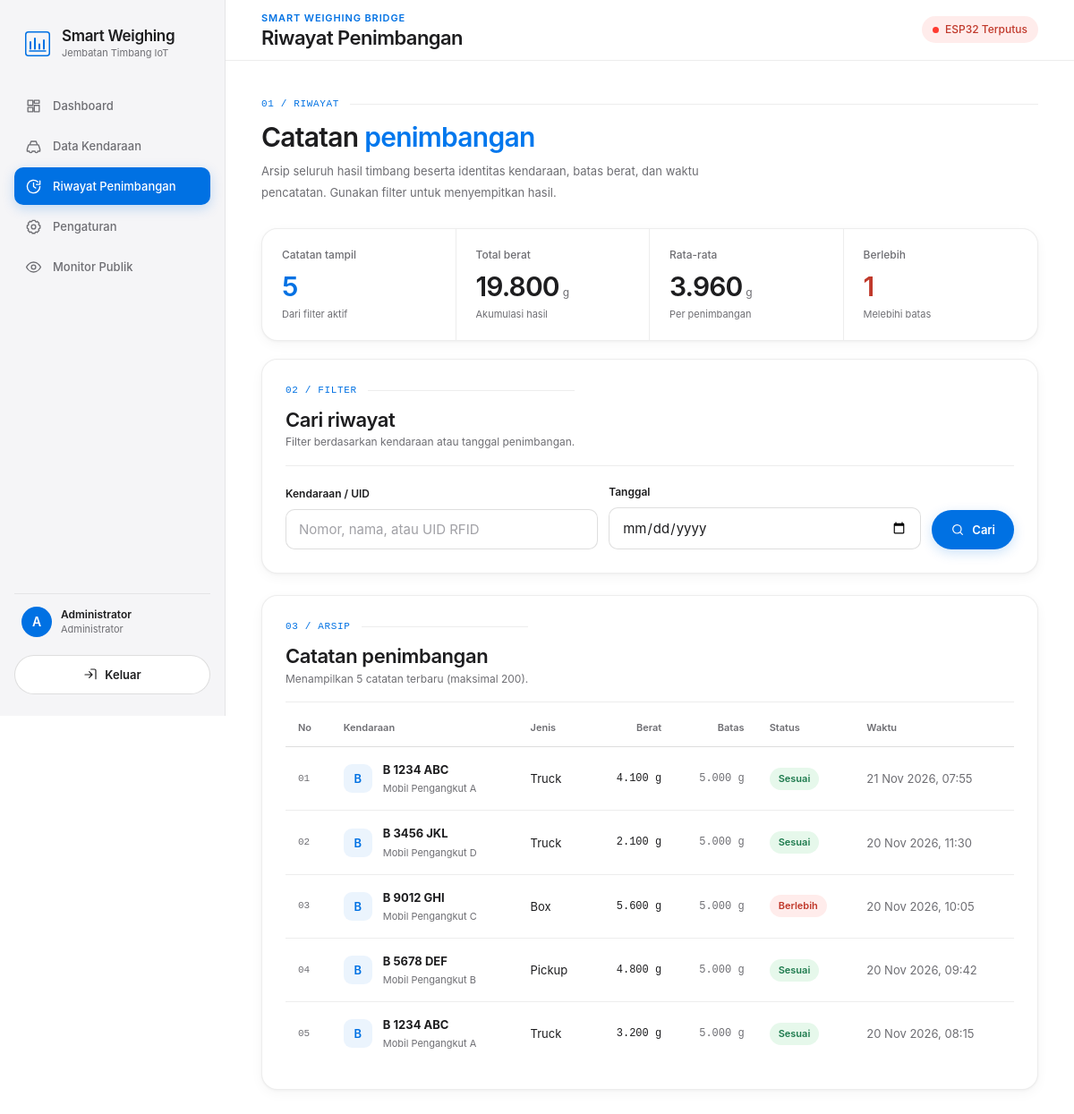
Page /riwayat.php (signed in) on the committed database.
### tables this page shows
CREATE TABLE IF NOT EXISTS pengaturan (
  id_pengaturan     INT AUTO_INCREMENT PRIMARY KEY,
  nama_pengaturan   VARCHAR(100) NOT NULL UNIQUE,
  nilai_pengaturan  VARCHAR(100) NOT NULL
);

CREATE TABLE IF NOT EXISTS penimbangan (
  id_penimbangan     INT AUTO_INCREMENT PRIMARY KEY,
  id_kendaraan       INT NOT NULL,
  berat              DECIMAL(10,2) NOT NULL COMMENT 'gram',
  batas_berat        DECIMAL(10,2) NOT NULL COMMENT 'gram',
  status_berat       ENUM('Sesuai','Berlebih') NOT NULL,
  waktu_penimbangan  DATETIME NOT NULL DEFAULT CURRENT_TIMESTAMP,
  CONSTRAINT fk_penimbangan_kendaraan FOREIGN KEY (id_kendaraan)
    REFERENCES kendaraan(id_kendaraan) ON DELETE RESTRICT ON UPDATE CASCADE,
  INDEX idx_waktu (waktu_penimbangan),
  INDEX idx_kendaraan (id_kendaraan)
);

CREATE TABLE IF NOT EXISTS kendaraan (
  id_kendaraan     INT AUTO_INCREMENT PRIMARY KEY,
  nomor_kendaraan  VARCHAR(20)  NOT NULL UNIQUE,
  nama_kendaraan   VARCHAR(100) NOT NULL,
  jenis_kendaraan  VARCHAR(50)  NOT NULL,
  uid_rfid         VARCHAR(50)  NOT NULL UNIQUE,
  status           ENUM('Aktif','Tidak Aktif') NOT NULL DEFAULT 'Aktif',
  dibuat_pada      DATETIME NOT NULL DEFAULT CURRENT_TIMESTAMP
);

### includes/auth.php (called while the page is built, shortened)
<?php
function h(?string $value): string
{
    return htmlspecialchars($value ?? '', ENT_QUOTES | ENT_SUBSTITUTE, 'UTF-8');
}
function current_user(): ?array
{
    return isset($_SESSION['user']) && is_array($_SESSION['user']) ? $_SESSION['user'] : null;
}
function user_role(): ?string
{
    $u = current_user();
    return $u['role'] ?? null;
}
function is_admin(): bool
{
    return user_role() === 'admin';
}

### config/database.php (called while the page is built, shortened)
<?php
try {
    $dsn = 'mysql:host=' . DB_HOST . ';dbname=' . DB_NAME . ';charset=' . DB_CHARSET;
    $pdo = new PDO($dsn, DB_USER, DB_PASS, [
        PDO::ATTR_ERRMODE            => PDO::ERRMODE_EXCEPTION,
        PDO::ATTR_DEFAULT_FETCH_MODE => PDO::FETCH_ASSOC,
        PDO::ATTR_EMULATE_PREPARES   => false,
    ]);
} catch (PDOException $e) {
    error_log('DB connection failed: ' . $e->getMessage());
    http_response_code(500);
    echo '<!doctype html><meta charset="utf-8"><title>Kesalahan Server</title>';
    echo '<h1>Kesalahan server</h1><p>Silakan coba beberapa saat lagi atau hubungi administrator.</p>';
    exit;
}
function pengaturan(string $nama, string $default = ''): string
{
    global $pdo;
    $stmt = $pdo->prepare('SELECT nilai_pengaturan FROM pengaturan WHERE nama_pengaturan = ? LIMIT 1');
    $stmt->execute([$nama]);
    $value = $stmt->fetchColumn();
    return $value === false ? $default : (string) $value;
}

### riwayat.php (the view, shortened to what this page needs)
<?php
require __DIR__ . '/config/database.php';
require __DIR__ . '/includes/auth.php';
$q = trim($_GET['q'] ?? '');
$tanggal = trim($_GET['tanggal'] ?? '');
$params = [];
$sql = 'SELECT p.*, k.nomor_kendaraan, k.nama_kendaraan, k.jenis_kendaraan
        FROM penimbangan p JOIN kendaraan k ON k.id_kendaraan = p.id_kendaraan';
$sql .= ' ORDER BY p.waktu_penimbangan DESC LIMIT 200';
$stmt = $pdo->prepare($sql);
$stmt->execute($params);
$rows = $stmt->fetchAll();
$totalBerat = 0.0;
$jmlBerlebih = 0;
foreach ($rows as $r) {
    $totalBerat += (float) $r['berat'];
    if ($r['status_berat'] === 'Berlebih') $jmlBerlebih++;
}
$rata = count($rows) > 0 ? $totalBerat / count($rows) : 0;
require __DIR__ . '/includes/header.php';
?>
<p class="section-index">01 / RIWAYAT</p>
<h2 style="font-size:30px;margin-bottom:10px">Catatan <em style="color:var(--p-accent-hi);font-style:normal">penimbangan</em></h2>
<p class="muted" style="font-size:13px;max-width:60ch;line-height:1.8;margin-bottom:28px">Arsip seluruh hasil timbang beserta identitas kendaraan, batas berat, dan waktu pencatatan. Gunakan filter untuk menyempitkan hasil.</p>
<section class="kpi-strip" aria-label="Ringkasan hasil filter">
  <div class="kpi kpi-accent"><p class="kpi-label">Catatan tampil</p><p class="kpi-value"><?= count($rows) ?></p><p class="kpi-note">Dari filter aktif</p></div>
  <div class="kpi"><p class="kpi-label">Total berat</p><p class="kpi-value"><?= number_format($totalBerat, 0, ',', '.') ?><span class="stat-unit">g</span></p><p class="kpi-note">Akumulasi hasil</p></div>
  <div class="kpi"><p class="kpi-label">Rata-rata</p><p class="kpi-value"><?= number_format($rata, 0, ',', '.') ?><span class="stat-unit">g</span></p><p class="kpi-note">Per penimbangan</p></div>
  <div class="kpi"><p class="kpi-label">Berlebih</p><p class="kpi-value" style="color:var(--bad)"><?= $jmlBerlebih ?></p><p class="kpi-note">Melebihi batas</p></div>
</section>
<section class="card" style="margin-bottom:24px">
  <div class="card-head">
    <div><p class="section-index">02 / FILTER</p><h2 class="card-title">Cari riwayat</h2><p class="card-sub">Filter berdasarkan kendaraan atau tanggal penimbangan.</p></div>
  </div>
  <form class="search-bar" method="get">
    <div class="field"><label for="q">Kendaraan / UID</label>
      <input id="q" name="q" value="<?= h($q) ?>" placeholder="Nomor, nama, atau UID RFID"></div>
    <div class="field"><label for="tanggal">Tanggal</label>
      <input id="tanggal" name="tanggal" type="date" value="<?= h($tanggal) ?>"></div>
    <button class="btn btn-primary" type="submit">
      <svg viewBox="0 0 24 24" aria-hidden="true"><circle cx="11" cy="11" r="7"/><path d="M20 20l-4-4"/></svg>
      Cari
    </button>
  </form>
</section>
<section class="card">
  <div class="card-head">
    <div><p class="section-index">03 / ARSIP</p><h2 class="card-title">Catatan penimbangan</h2><p class="card-sub">Menampilkan <?= count($rows) ?> catatan terbaru (maksimal 200).</p></div>
  </div>
  <div class="table-wrap">
    <table>
      <thead><tr><th>No</th><th>Kendaraan</th><th>Jenis</th><th class="align-right">Berat</th><th class="align-right">Batas</th><th>Status</th><th>Waktu</th></tr></thead>
      <tbody>
      <?php if (!$rows): ?>
        <tr><td colspan="7" class="muted">Tidak ada catatan yang cocok.</td></tr>
      <?php else: foreach ($rows as $i => $r): ?>
        <tr>
          <td class="row-index"><?= str_pad((string)($i + 1), 2, '0', STR_PAD_LEFT) ?></td>
          <td>
            <div class="mono-cell">
              <span class="mono-avatar" aria-hidden="true"><?= h(strtoupper(mb_substr($r['nomor_kendaraan'], 0, 1))) ?></span>
              <span><strong><?= h($r['nomor_kendaraan']) ?></strong><br><span class="muted" style="font-size:11px"><?= h($r['nama_kendaraan']) ?></span></span>
            </div>
          </td>
          <td><?= h($r['jenis_kendaraan']) ?></td>
          <td class="num align-right"><?= number_format((float)$r['berat'], 0, ',', '.') ?> g</td>
          <td class="num align-right muted"><?= number_format((float)$r['batas_berat'], 0, ',', '.') ?> g</td>
          <td><span class="badge <?= $r['status_berat'] === 'Sesuai' ? 'badge-ok' : 'badge-bad' ?>"><?= h($r['status_berat']) ?></span></td>
          <td class="muted" style="white-space:nowrap"><?= date('d M Y, H:i', strtotime($r['waktu_penimbangan'])) ?></td>
        </tr>
      <?php endforeach; endif; ?>
      </tbody>
    </table>
  </div>
</section>
<?php require __DIR__ . '/includes/footer.php'; ?>

### includes/header.php (shortened to what this page needs)
<?php
$titles = [
    'dashboard.php'  => 'Dashboard',
    'kendaraan.php'  => 'Data Kendaraan',
    'riwayat.php'    => 'Riwayat Penimbangan',
    'pengaturan.php' => 'Pengaturan',
    'lihat.php'      => 'Monitor Publik',
];
$current = basename($_SERVER['PHP_SELF']);
$page_title = $titles[$current] ?? 'Smart Weighing Bridge';
$user = current_user();
$role_label = user_role() === 'admin' ? 'Administrator' : 'Operator';
$lastSeenRaw = pengaturan('esp32_last_seen', '');
$lastSeenTs  = ($lastSeenRaw !== '' && $lastSeenRaw !== '0000-00-00 00:00:00')
    ? strtotime($lastSeenRaw) : 0;
$selisihDetik = $lastSeenTs > 0 ? (time() - $lastSeenTs) : -1;
$espOnline   = ($selisihDetik >= 0 && $selisihDetik <= 60);
$espLabel    = $espOnline ? 'ESP32 Terhubung' : 'ESP32 Terputus';
$espKeterangan = $lastSeenTs > 0
    ? date('d M Y, H:i:s', $lastSeenTs)
    : 'Belum pernah terhubung';
?>
<!doctype html>
<html lang="id" data-type="software" data-radius="soft" data-buttons="solid" data-motion>
<head>
  <link rel="stylesheet" href="assets/css/app.css">
</head>
<body class="app">
  <div class="shell">
    <aside class="sidebar" aria-label="Navigasi utama">
      <div class="brand">
        <span class="brand-mark" aria-hidden="true">
        </span>
        <span class="brand-text"><strong>Smart Weighing</strong><small>Jembatan Timbang IoT</small></span>
      </div>
      <nav class="side-nav">
        <a href="dashboard.php" class="nav-item <?= $current === 'dashboard.php' ? 'active' : '' ?>">
          <svg viewBox="0 0 24 24" aria-hidden="true"><path d="M4 4h7v7H4zM13 4h7v4h-7zM13 11h7v9h-7zM4 14h7v6H4z"/></svg>
          Dashboard
        </a>
        <a href="kendaraan.php" class="nav-item <?= $current === 'kendaraan.php' ? 'active' : '' ?>">
          <svg viewBox="0 0 24 24" aria-hidden="true"><path d="M3 16l2-6h14l2 6v3h-3a2 2 0 01-4 0h-4a2 2 0 01-4 0H3zM7 9l1.5-4h7L17 9"/></svg>
          Data Kendaraan
        </a>
        <a href="riwayat.php" class="nav-item <?= $current === 'riwayat.php' ? 'active' : '' ?>">
          <svg viewBox="0 0 24 24" aria-hidden="true"><path d="M12 7v5l3 2M21 12a9 9 0 11-3-6.7M21 4v5h-5"/></svg>
          Riwayat Penimbangan
        </a>
        <?php if (is_admin()): ?>
        <a href="pengaturan.php" class="nav-item <?= $current === 'pengaturan.php' ? 'active' : '' ?>">
          Pengaturan
        </a>
        <?php endif; ?>
        <a href="lihat.php" class="nav-item <?= $current === 'lihat.php' ? 'active' : '' ?>">
          <svg viewBox="0 0 24 24" aria-hidden="true"><path d="M2 12s3.5-7 10-7 10 7 10 7-3.5 7-10 7-10-7-10-7z"/><circle cx="12" cy="12" r="3"/></svg>
          Monitor Publik
        </a>
      </nav>
      <div class="side-foot">
        <div class="user-card">
          <span class="avatar" aria-hidden="true"><?= h(strtoupper(mb_substr($user['nama_lengkap'] ?? 'U', 0, 1))) ?></span>
          <span class="user-meta"><strong><?= h($user['nama_lengkap'] ?? 'Pengguna') ?></strong><small><?= h($role_label) ?></small></span>
        </div>
        <form method="post" action="logout.php">
          <button class="btn btn-ghost btn-block" type="submit">
            <svg viewBox="0 0 24 24" aria-hidden="true"><path d="M10 17l5-5-5-5M15 12H3M21 19V5a2 2 0 00-2-2h-6"/></svg>
            Keluar
          </button>
        </form>
      </div>
    </aside>
    <main class="main" id="konten">
      <header class="topbar">
        <div>
          <p class="eyebrow">Smart Weighing Bridge</p>
          <h1 class="topbar-title"><?= h($page_title) ?></h1>
        </div>
        <div class="topbar-status">
          <span class="pill <?= $espOnline ? 'pill-ok' : 'pill-off' ?>" title="Terakhir terhubung: <?= h($espKeterangan) ?>">
            <span class="dot"></span> <?= $espLabel ?>
          </span>
        </div>
      </header>
      <div class="content">

### rows in the picture
penimbangan: i "01", id_kendaraan.nomor_kendaraan "B", id_kendaraan.nomor_kendaraan "B 1234 ABC", id_kendaraan.nama_kendaraan "Mobil Pengangkut A", id_kendaraan.jenis_kendaraan "Truck", berat "4.100", batas_berat "5.000", status_berat "Sesuai", waktu_penimbangan "21 Nov 2026, 07:55"
penimbangan: i "02", id_kendaraan.nomor_kendaraan "B", id_kendaraan.nomor_kendaraan "B 3456 JKL", id_kendaraan.nama_kendaraan "Mobil Pengangkut D", id_kendaraan.jenis_kendaraan "Truck", berat "2.100", batas_berat "5.000", status_berat "Sesuai", waktu_penimbangan "20 Nov 2026, 11:30"
penimbangan: i "03", id_kendaraan.nomor_kendaraan "B", id_kendaraan.nomor_kendaraan "B 9012 GHI", id_kendaraan.nama_kendaraan "Mobil Pengangkut C", id_kendaraan.jenis_kendaraan "Box", berat "5.600", batas_berat "5.000", status_berat "Berlebih", waktu_penimbangan "20 Nov 2026, 10:05"
penimbangan: i "04", id_kendaraan.nomor_kendaraan "B", id_kendaraan.nomor_kendaraan "B 5678 DEF", id_kendaraan.nama_kendaraan "Mobil Pengangkut B", id_kendaraan.jenis_kendaraan "Pickup", berat "4.800", batas_berat "5.000", status_berat "Sesuai", waktu_penimbangan "20 Nov 2026, 09:42"
penimbangan: i "05", id_kendaraan.nomor_kendaraan "B", id_kendaraan.nomor_kendaraan "B 1234 ABC", id_kendaraan.nama_kendaraan "Mobil Pengangkut A", id_kendaraan.jenis_kendaraan "Truck", berat "3.200", batas_berat "5.000", status_berat "Sesuai", waktu_penimbangan "20 Nov 2026, 08:15"

### other values in the picture
mb_substr($user['nama_lengkap'] ?? 'U', 0, 1) "A"
$user['nama_lengkap'] "Administrator"
$role_label "Administrator"
$page_title "Riwayat Penimbangan"
count($rows) "5"
$totalBerat "19.800"
$rata "3.960"
$jmlBerlebih "1"
